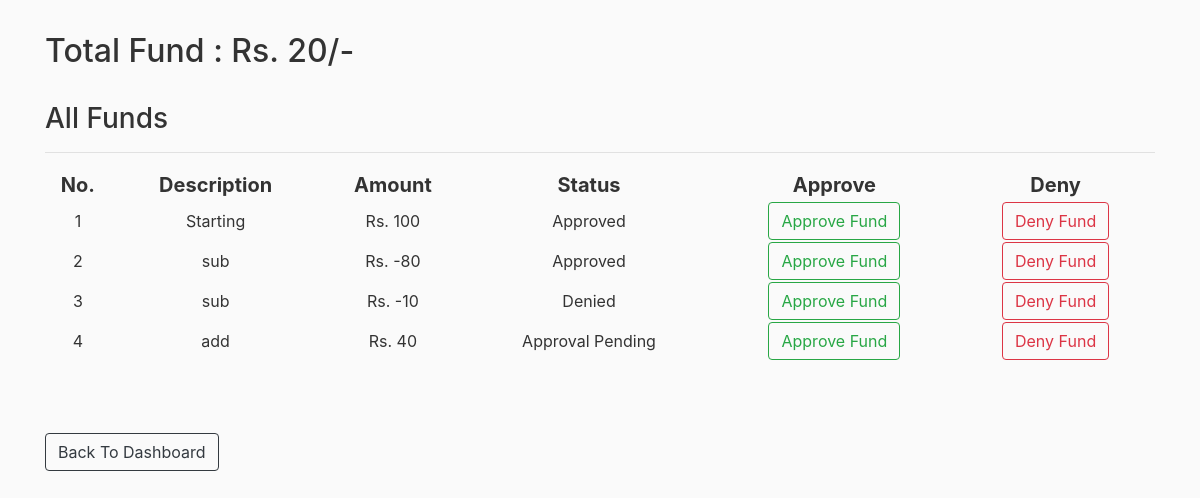
The page /cp_funds (signed in) on the database as committed earlier.
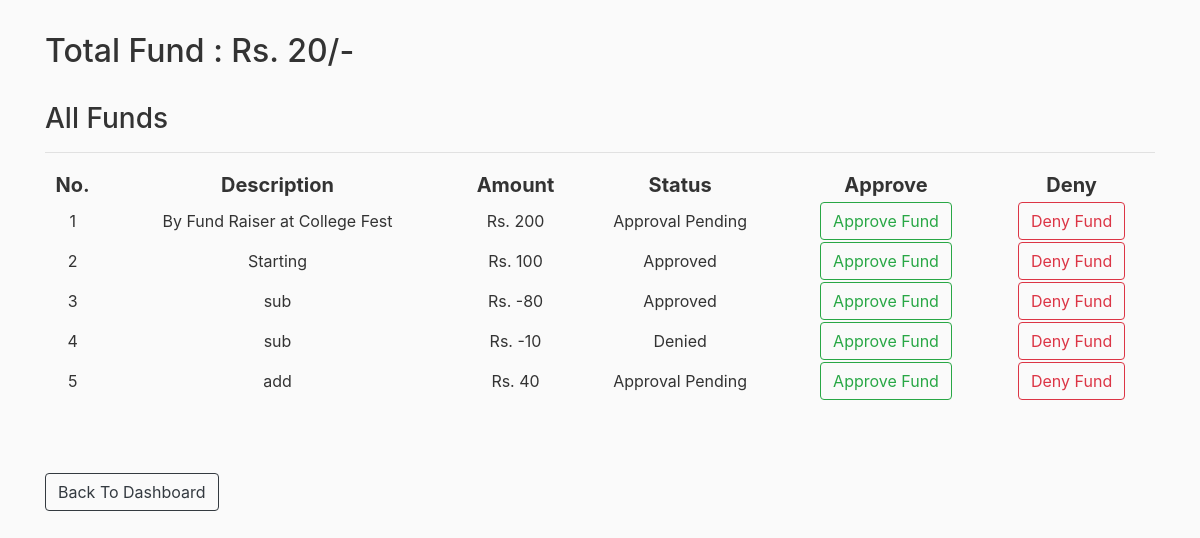
The same page on the database as committed later.
### rbac/models.py (models this page shows)
class Fund(db.Model):
    id = db.Column(db.Integer, primary_key=True)
    amount = db.Column(db.Integer)
    description = db.Column(db.String(200), nullable=False)
    event_date = db.Column(db.DateTime, index=True, default=datetime.utcnow)
    status = db.Column(db.String(20), nullable=False) #0=not approved; 1=approved;

### rbac/routes.py (the view)
@app.route("/cp_funds", methods=['GET','POST'])
@login_required
def cp_funds():
    if get_role(current_user) != 'CP':
        return redirect(url_for('home'))
    funds = Fund.query.order_by(Fund.event_date.desc()).all()
    total = get_total()
    return render_template('cp_funds.html',funds=funds,total=total)

### rbac/models.py (called while the page is built)
@login_manager.user_loader
def load_user(user_id):
    return User.query.get(int(user_id))

### rbac/routes.py (called while the page is built)
def get_total():
    total = 0
    funds = Fund.query.all()
    for fund in funds:
        if fund.status == '1':
            total = total + fund.amount
    return total

### rbac/templates/cp_funds.html
{% extends "layout.html" %}
{% block content %}
    <h2>Total Fund : Rs. {{total}}/-</h2><br>
    <h3>All Funds</h3>
    <table style="width: 100%; text-align: center;">
        <tr style="font-size: 20px;">
                <th>No.</th>
                <th>Description</th>
                <th>Amount</th>
                <th>Status</th>
                <th>Approve</th>
                <th>Deny</th>
        </tr>
        <hr>
        {% for fund in funds %}
            <tr>
                <td>{{ loop.index }}</td>
                <td>{{ fund.description }}</td>
                <td>Rs. {{ fund.amount }}</td>
                <td>
                    {% if fund.status == '1' %}
                        Approved
                    {% elif fund.status == '0' %}
                        Approval Pending
                    {% elif fund.status == '2' %}
                        Denied
                    {% endif %}
                </td>
                <td><a class="btn btn-outline-success" role="button" href="{{ url_for('approve_fund',id=fund.id)}}">Approve Fund</a></td>
                <td><a class="btn btn-outline-danger" role="button" href="{{ url_for('deny_fund',id=fund.id)}}">Deny Fund</a></td>
            </tr>
        {% endfor %}
    </table>
    <br><br><br>
    <a href="{{ url_for('cp_dashboard') }}" class="btn btn-outline-dark" >Back To Dashboard</a>
{% endblock content %}

Rows that differ between the two databases and show on the page:
added Fund: description "By Fund Raiser at College Fest", amount "200", status "Approval Pending"
